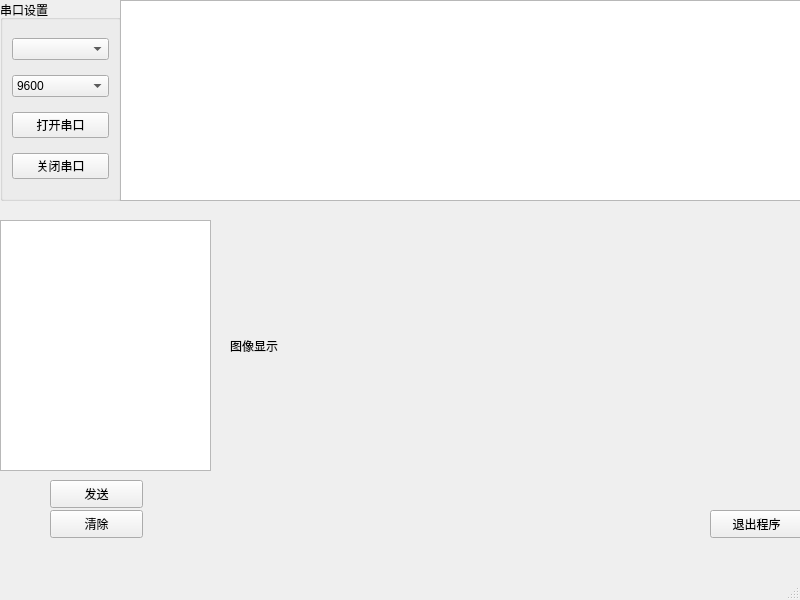
<?xml version="1.0" encoding="UTF-8"?>
<ui version="4.0">
 <class>MainWindow</class>
 <widget class="QMainWindow" name="MainWindow">
  <property name="geometry">
   <rect>
    <x>0</x>
    <y>0</y>
    <width>800</width>
    <height>600</height>
   </rect>
  </property>
  <property name="windowTitle">
   <string>MainWindow</string>
  </property>
  <widget class="QWidget" name="centralwidget">
   <widget class="QGroupBox" name="groupBox">
    <property name="geometry">
     <rect>
      <x>0</x>
      <y>0</y>
      <width>121</width>
      <height>201</height>
     </rect>
    </property>
    <property name="title">
     <string>串口设置</string>
    </property>
    <layout class="QVBoxLayout" name="verticalLayout">
     <item>
      <widget class="QComboBox" name="comboBox_uart_num"/>
     </item>
     <item>
      <widget class="QComboBox" name="comboBox_rate">
       <item>
        <property name="text">
         <string>9600</string>
        </property>
       </item>
       <item>
        <property name="text">
         <string>38400</string>
        </property>
       </item>
       <item>
        <property name="text">
         <string>115200</string>
        </property>
       </item>
       <item>
        <property name="text">
         <string>230400</string>
        </property>
       </item>
       <item>
        <property name="text">
         <string>921600</string>
        </property>
       </item>
       <item>
        <property name="text">
         <string>1382400</string>
        </property>
       </item>
      </widget>
     </item>
     <item>
      <widget class="QPushButton" name="button_start_uart">
       <property name="text">
        <string>打开串口</string>
       </property>
      </widget>
     </item>
     <item>
      <widget class="QPushButton" name="button_close_uart">
       <property name="text">
        <string>关闭串口</string>
       </property>
      </widget>
     </item>
    </layout>
   </widget>
   <widget class="QTextBrowser" name="textBrowser">
    <property name="geometry">
     <rect>
      <x>120</x>
      <y>0</y>
      <width>681</width>
      <height>201</height>
     </rect>
    </property>
   </widget>
   <widget class="QTextEdit" name="textEdit_send_data">
    <property name="geometry">
     <rect>
      <x>0</x>
      <y>220</y>
      <width>211</width>
      <height>251</height>
     </rect>
    </property>
   </widget>
   <widget class="QPushButton" name="button_send_data">
    <property name="geometry">
     <rect>
      <x>50</x>
      <y>480</y>
      <width>93</width>
      <height>28</height>
     </rect>
    </property>
    <property name="text">
     <string>发送</string>
    </property>
   </widget>
   <widget class="QPushButton" name="button_clear">
    <property name="geometry">
     <rect>
      <x>50</x>
      <y>510</y>
      <width>93</width>
      <height>28</height>
     </rect>
    </property>
    <property name="text">
     <string>清除</string>
    </property>
   </widget>
   <widget class="QLabel" name="label_view">
    <property name="geometry">
     <rect>
      <x>230</x>
      <y>220</y>
      <width>561</width>
      <height>251</height>
     </rect>
    </property>
    <property name="text">
     <string>图像显示</string>
    </property>
   </widget>
   <widget class="QPushButton" name="button_end">
    <property name="geometry">
     <rect>
      <x>710</x>
      <y>510</y>
      <width>93</width>
      <height>28</height>
     </rect>
    </property>
    <property name="text">
     <string>退出程序</string>
    </property>
   </widget>
  </widget>
  <widget class="QMenuBar" name="menubar">
   <property name="geometry">
    <rect>
     <x>0</x>
     <y>0</y>
     <width>800</width>
     <height>26</height>
    </rect>
   </property>
  </widget>
  <widget class="QStatusBar" name="statusbar"/>
 </widget>
 <resources/>
 <connections/>
</ui>
